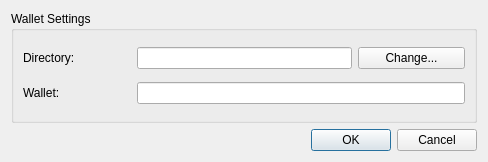
<?xml version="1.0" encoding="UTF-8"?>
<ui version="4.0">
 <class>SettingsDialog</class>
 <widget class="QDialog" name="SettingsDialog">
  <property name="windowModality">
   <enum>Qt::ApplicationModal</enum>
  </property>
  <property name="geometry">
   <rect>
    <x>0</x>
    <y>0</y>
    <width>488</width>
    <height>162</height>
   </rect>
  </property>
  <property name="windowTitle">
   <string>Settings</string>
  </property>
  <property name="windowIcon">
   <iconset resource="../resources/resource.qrc">
    <normaloff>:/kservices.png</normaloff>:/kservices.png</iconset>
  </property>
  <layout class="QGridLayout" name="main_layout">
   <item row="0" column="0">
    <widget class="QGroupBox" name="wallet_box">
     <property name="title">
      <string>Wallet Settings</string>
     </property>
     <property name="checkable">
      <bool>false</bool>
     </property>
     <property name="checked">
      <bool>false</bool>
     </property>
     <layout class="QGridLayout" name="wallet_box_layout">
      <item row="0" column="1" colspan="2">
       <widget class="QLineEdit" name="directory_edit">
        <property name="readOnly">
         <bool>true</bool>
        </property>
       </widget>
      </item>
      <item row="1" column="0">
       <widget class="QLabel" name="wallet_label">
        <property name="text">
         <string>Wallet:</string>
        </property>
       </widget>
      </item>
      <item row="0" column="0">
       <widget class="QLabel" name="directory_label">
        <property name="text">
         <string>Directory:</string>
        </property>
       </widget>
      </item>
      <item row="0" column="3">
       <widget class="QPushButton" name="directory_button">
        <property name="text">
         <string>Change...</string>
        </property>
       </widget>
      </item>
      <item row="1" column="1" colspan="3">
       <widget class="QLineEdit" name="wallet_edit"/>
      </item>
     </layout>
    </widget>
   </item>
   <item row="2" column="0">
    <widget class="QDialogButtonBox" name="button_box">
     <property name="orientation">
      <enum>Qt::Horizontal</enum>
     </property>
     <property name="standardButtons">
      <set>QDialogButtonBox::Cancel|QDialogButtonBox::Ok</set>
     </property>
    </widget>
   </item>
  </layout>
 </widget>
 <resources>
  <include location="../resources/resource.qrc"/>
 </resources>
 <connections>
  <connection>
   <sender>button_box</sender>
   <signal>accepted()</signal>
   <receiver>SettingsDialog</receiver>
   <slot>accept()</slot>
   <hints>
    <hint type="sourcelabel">
     <x>243</x>
     <y>139</y>
    </hint>
    <hint type="destinationlabel">
     <x>243</x>
     <y>80</y>
    </hint>
   </hints>
  </connection>
  <connection>
   <sender>button_box</sender>
   <signal>rejected()</signal>
   <receiver>SettingsDialog</receiver>
   <slot>reject()</slot>
   <hints>
    <hint type="sourcelabel">
     <x>243</x>
     <y>139</y>
    </hint>
    <hint type="destinationlabel">
     <x>243</x>
     <y>80</y>
    </hint>
   </hints>
  </connection>
 </connections>
</ui>
